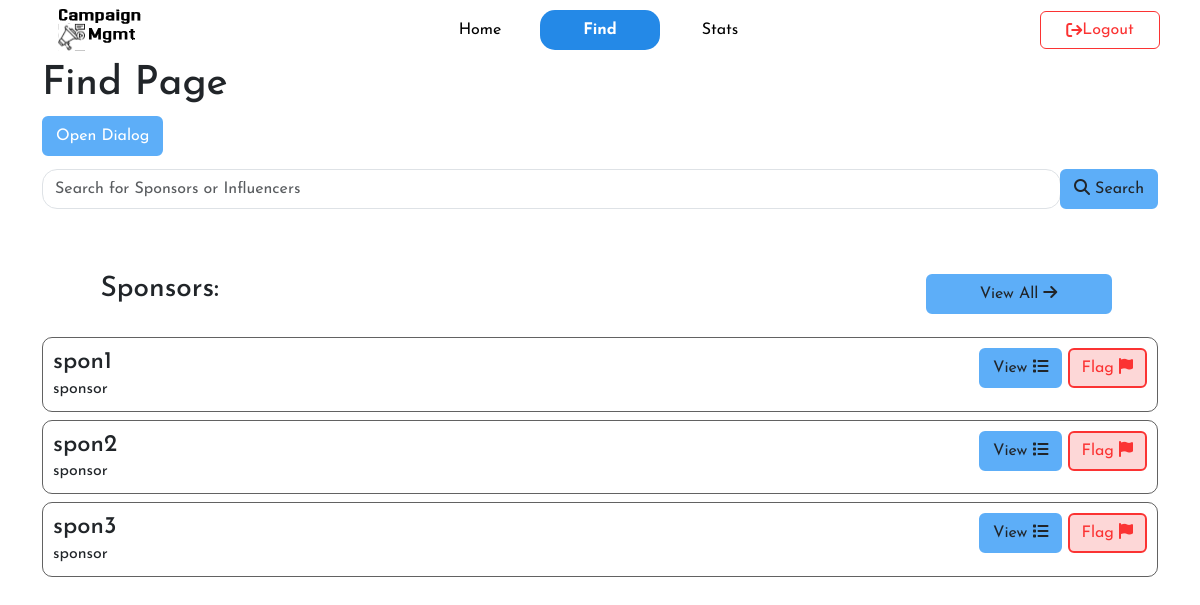
The page /find (signed in) on the database as committed earlier.
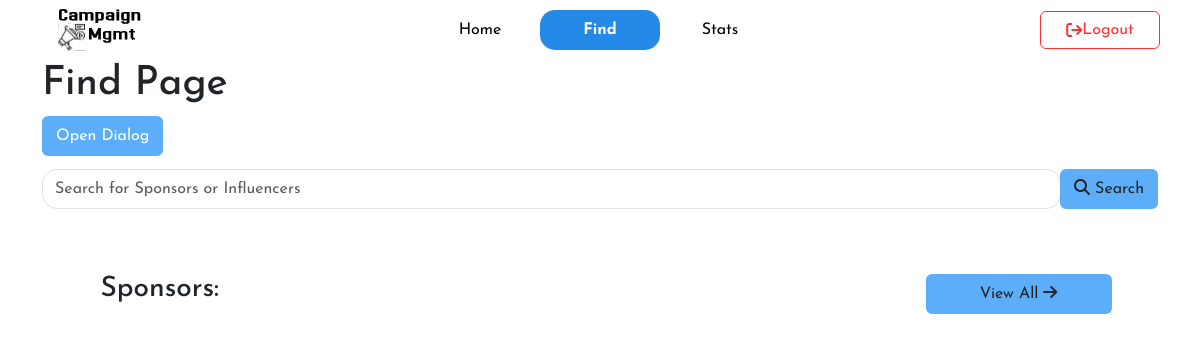
The same page on the database as committed later.
### model.py (models this page shows)
class User(db.Model):
    id = db.Column(db.Integer, primary_key=True, autoincrement=True)
    username = db.Column(db.String(20), unique=True, nullable=False)
    password = db.Column(db.String(256), nullable=False)
    role = db.Column(db.String(10), nullable=False)
    influencer = db.relationship('Influencer', backref='user', uselist=False, cascade='all, delete-orphan')
    sponsor = db.relationship('Sponsor', backref='user', uselist=False, cascade='all, delete-orphan')

### routes_admin.py (the view)
@app.route('/find')
@admin_required
def admin_find():
    sponsors=User.query.filter_by(role="sponsor").all()
    influencers=User.query.filter_by(role="influencer").all()
    return render_template('admin/find_admin.html', active='find',sponsors=sponsors,influencers=influencers)

### wrappers.py (called while the page is built)
def login_required(func):
    @wraps(func)
    def wrapper():
        if 'username' not in session:
            flash("You need to login first","danger")
            return redirect(url_for('login'))
        retrieve_user()
        if not user:
            session.clear()
            return redirect(url_for('login'))
        return func()
    return wrapper

def retrieve_user():
    global user
    user = User.query.filter_by(username=session['username']).first()

def admin_required(func):
    @wraps(func)
    @login_required
    def wrapper():
        if user.username != session['username'] or user.role != session['role'] or user.role != 'admin':
            session.clear()
            flash("Not authorized","danger")
            return redirect(url_for('login'))
        return func()
    return wrapper

### templates/admin/find_admin.html (shortened to what this page needs)
{% extends 'layout_inner.html' %}
{% block content %}
<div class="container">
    <h1>Find Page</h1>
    <button id="openDialogBtn" class="btn btn-primary">Open Dialog</button>
</div>
<div class="container">
    <nav class="navbar" style="margin: 5px 0 5px 0;">
        <form action="searchAll" class="form-inline w-100">
            <div class="input-group w-100">
                <input class="form-control" type="search" placeholder="Search for Sponsors or Influencers" aria-label="Search"
                style="border-radius: 15px;"
                 name="searchAll" >
                <div class="input-group-append">
                    <button class="btn text-dark" type="submit"><i class="fa fa-search" aria-hidden="true"></i> Search</button>
                </div>
            </div>
        </form>
    </nav>
    <div class="row center_item" style="margin: 5% 0 2% 0;">
        <h3 class="col-9">Sponsors: </h3>
        <a href="#" class="btn col-2">View All <i class="fa fa-arrow-right" aria-hidden="true"></i></a>
    </div>
    {% for spon in sponsors %}
    <div class="cust_card">
        <div class="cust_card_body" style="width: 50%;">
            <h4 class="card-title">{{spon.username}}</h4>
            <p class="card-text">{{spon.role}}</p>
        </div>
        <div class="cust_card_body_right center-item">
            <a href="" class="btn">View <i class="fa fa-list" aria-hidden="true"></i></a>
            <a href="#" class="btn btn_red">Flag <i class="fa fa-flag" aria-hidden="true"></i></a>
        </div>
    </div>
    {% endfor %}
</div>
{% endblock %}

### templates/layout_inner.html (shortened to what this page needs)
<!DOCTYPE html>
<html lang="en">
  <head>
    <link href="https://cdn.jsdelivr.net/npm/bootstrap@5.3.3/dist/css/bootstrap.min.css" rel="stylesheet" />
    <link rel="stylesheet" href="https://cdnjs.cloudflare.com/ajax/libs/font-awesome/6.5.2/css/all.min.css" />
    <link rel="stylesheet" type="text/css" href="../static/universal_styles.css">
  </head>
  <body>
    <nav class="navbar navbar-expand-lg" style="padding:0px;">
      <div class="grid_container">
        <a class="navbar-brand center_item" href="#" style="margin:0;">
            <img src="../static/icon.svg" alt="Campaign Mgmt" >
        </a>
        <div class="collapse navbar-collapse center_item" id="navbarNavDropdown">
          <ul class="navbar-nav">
            <li class="nav-item {% if active == 'home' %}highlight{% endif %}">
              <a class="nav-link center_item" href="/">Home</a>
            </li>
            <li class="nav-item {% if active == 'find' %}highlight{% endif %}">
              <a class="nav-link center_item" href="/find">Find</a>
            </li>
            <li class="nav-item {% if active == 'stats' %}highlight{% endif %}">
              <a class="nav-link center_item" href="/stats">Stats</a>
            </li>
          </ul>
        </div>
        <div class="center_item">
          <form action="{{url_for("logout")}}">
            <button type="submit" class="btn center_item logout_btn" style="width: 10vw">
              <i class="fa-solid fa-arrow-right-from-bracket"></i>
              Logout
          </button>
        </form>
        </div>
      </div>
    </nav>
    {% block content %}
    {% endblock %}
  </body>
</html>

### static/universal_styles.css (style rules this page uses)
.center_item { display: flex; align-items: center; justify-content: center; }
.btn { background-color: #5daef8; border: 2px solid #5daef8; }
html, body { font-family: "Josefin Sans", sans-serif; font-optical-sizing: auto; }
nav { background-color: white; }
.navbar-brand > img { width: 110px; height: 50px; border-radius: 5px; padding-left: 10px; padding-right: 10px; cursor: none; }
.grid_container { width: 100%; display: grid; grid-template-columns: 1fr 4fr 1fr; }
a.nav-link { width: 10vw; color: black !important; background-color: transparent; }

### templates/layout_inner.html (style rules this page uses)
.highlight { background-color: #2489e7; font-weight: bolder; border-radius: 15px; }
.highlight > a.nav-link { color: white !important; }
.logout_btn { background-color: white; color:#fb3333; border: 1px solid #fb3333 !important; }

Rows that differ between the two databases and show on the page:
removed User: username "spon1", role "sponsor"
removed User: username "spon2", role "sponsor"
removed User: username "spon3", role "sponsor"
